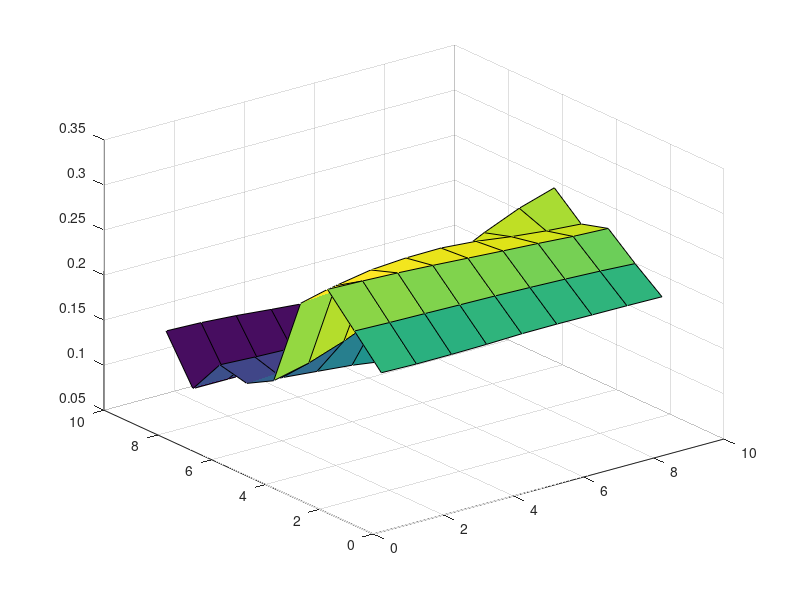

Here is the MATLAB script that generated this plot:
clear all
close all
clc

b_th180 = [
    0.2047    0.2039    0.2040    0.2046    0.2058    0.2060    0.2056    0.2053    0.2056;
    0.2373    0.2362    0.2355    0.2347    0.2340    0.2329    0.2316    0.2300    0.2286;
    0.2698    0.2686    0.2670    0.2648    0.2623    0.2598    0.2575    0.2548    0.2517;
    0.2406    0.2496    0.2565    0.2593    0.2598    0.2567    0.2513    0.2472    0.2445;
    0.1409    0.1500    0.1637    0.1802    0.1989    0.2227    0.2420    0.2586    0.2706;
    0.1242    0.1200    0.1164    0.1127    0.1071    0.1046    0.1083    0.1163    0.1308;
    0.1311    0.1292    0.1279    0.1252    0.1225    0.1198    0.1170    0.1156    0.1156;
    0.0909    0.0909    0.0909    0.0909    0.0909    0.0881    0.0862    0.0862    0.0844;
    0.1412    0.1399    0.1372    0.1335    0.1301    0.1272    0.1247    0.1216    0.1185];

 % BY: ROY TAYLOR, UNIVERSITY OF WASHINGTON // rktaylor@uw.edu
  % Performs the dynamic mode decomposition.
  %
  % PARAMETERS
  % ----------
  % data : matrix
  % r : int                 (truncate after r modes)
  %                         (FOR NO SVD TRUNCATION, call as [] `empty`)
  % t : array               (timebase)
  % fs : int                (how many extra steps for future-state)
  %
  % RETURNS
  % ----------
  % mud : matrix            (u_modes array)
  % kip : matrix            (phi array)
  % omg : array             (omega; frequency/growth/decay constants)
  % sig : array             (sigma; energy weights per mode)
  %
  % NOTES
  % ----------
  % To reconstruct fully, call
  %      >> reconstruction = mud * kip
  % To truncate for modes a:b, call
  %      >> truncd = mud(:, a:b) * kip(a:b, :)
  % Reconstructions often include spurious imaginary components.
  % Only th`e real component matters.

  b_th180_T = b_th180;
  rank = 8;
  t=0:9;
  
  
  
X1 = b_th180_T(:,1:end-1);
X2 = b_th180_T(:,2:end);
u = b_th180_T(:,1);
dt = 1;

[U1, Sigma1, V1] = svd(X1, 'econ');
U = U1(:,1:rank);
V = V1(:,1:rank);
Sigma = Sigma1(1:rank,1:rank);
S = U'*X2*V*diag(1./diag(Sigma));
[eV,D] = eig(S);
mu = diag(D);
omega = log(mu)/dt;
Phi = U*eV;
y0 = Phi\u;

for iter=1:(size(b_th180_T,2))
    u_modes(:,iter) = (y0.*exp(omega*t(iter)));

end
  reconstruction = Phi*u_modes;
  figure(1)
  surf(real(reconstruction))